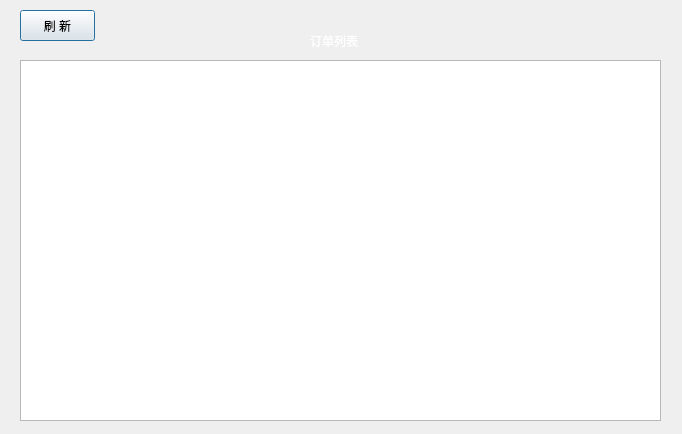
<?xml version="1.0" encoding="UTF-8"?>
<ui version="4.0">
 <class>MamaDialog</class>
 <widget class="QDialog" name="MamaDialog">
  <property name="geometry">
   <rect>
    <x>0</x>
    <y>0</y>
    <width>682</width>
    <height>434</height>
   </rect>
  </property>
  <property name="windowTitle">
   <string>经理管理</string>
  </property>
  <widget class="QLabel" name="label_name">
   <property name="geometry">
    <rect>
     <x>590</x>
     <y>20</y>
     <width>71</width>
     <height>21</height>
    </rect>
   </property>
   <property name="text">
    <string/>
   </property>
  </widget>
  <widget class="QLabel" name="label">
   <property name="geometry">
    <rect>
     <x>310</x>
     <y>30</y>
     <width>61</width>
     <height>21</height>
    </rect>
   </property>
   <property name="styleSheet">
    <string notr="true">color: rgb(255, 255, 255);</string>
   </property>
   <property name="text">
    <string>订单列表</string>
   </property>
  </widget>
  <widget class="QPushButton" name="bt_refresh">
   <property name="geometry">
    <rect>
     <x>20</x>
     <y>10</y>
     <width>75</width>
     <height>31</height>
    </rect>
   </property>
   <property name="text">
    <string>刷 新</string>
   </property>
  </widget>
  <widget class="QTableView" name="tableView">
   <property name="geometry">
    <rect>
     <x>20</x>
     <y>60</y>
     <width>641</width>
     <height>361</height>
    </rect>
   </property>
  </widget>
 </widget>
 <resources/>
 <connections/>
</ui>
